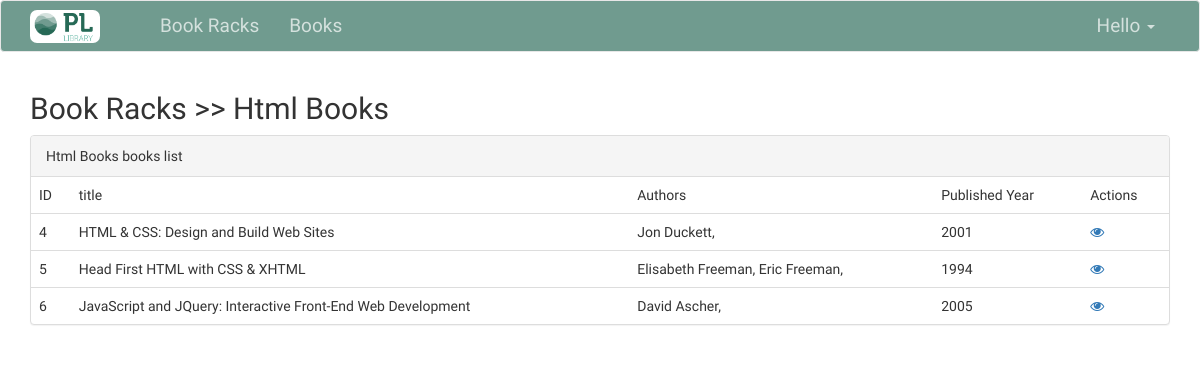
/book/racks/html-books/, run on the app's committed database.
### bookracks/models.py (models this page shows, shortened)
class DefaultModel(models.Model):
    created = models.DateTimeField(auto_now_add=True)
    modified = models.DateTimeField(auto_now=True)
    class Meta:
        abstract = True

class BookRack(DefaultModel):
    name = models.CharField(null=False, blank=False, max_length=255)
    slug = models.SlugField(null=True, blank=True, max_length=255, unique=True)
    description = models.TextField(null=True, blank=True)

class Book(DefaultModel):
    book_rack = models.ForeignKey(BookRack, on_delete=models.CASCADE)
    title = models.CharField(null=False, blank=False, max_length=255)
    slug = models.SlugField(null=True, blank=True, max_length=255, unique=True)
    authors = models.ManyToManyField(Author)
    published_year = models.CharField(max_length=50)

class Author(DefaultModel):
    name = models.CharField(max_length=200)
    slug = models.SlugField(null=True, blank=True, max_length=255, unique=True)

### bookracks/views.py (the view)
# urls.py: path('racks/<str:slug>/', views.RacksDetailView.as_view(), name="racks_detail"),
class RacksDetailView(LoginRequiredMixin, DetailView):
    template_name = 'bookracks/racks/detail.html'
    model = BookRack

### templates/bookracks/racks/detail.html
{% extends 'base.html' %}
{% block content %}
    <h2>Book Racks >> {{ object.name }}</h2>
    <div class="panel panel-default">
        <div class="panel-heading">{{ object.name }} books list</div>
        <div class="panel-body" style="padding: 0">
            <table class="table tabel-hover" style="margin-bottom: 0px">
                <thead>
                <tr>
                    <td>ID</td>
                    <td>title</td>
                    <td>Authors</td>
                    <td>Published Year</td>
                    <td>Actions</td>
                </tr>
                </thead>
                <tbody>
                {% for book in object.book_set.all %}
                    <tr>
                        <td>{{ book.id }}</td>
                        <td>{{ book.title }}</td>
                        <td>
                            {% for author in book.authors.all %}
                                {{ author.name }},
                            {% endfor %}
                        </td>
                        <td>{{ book.published_year }}</td>
                        <td>
                            <a href=""><i class="fa fa-eye"></i></a>
                        </td>
                    </tr>
                {% endfor %}
                </tbody>
            </table>
        </div>
    </div>
{% endblock %}

### public/css/style.css (style rules this page uses)
body { font-family: 'Crete Round', serif; }

### data on the page
BookRack: name "Html Books"
Book: id "4", title "HTML & CSS: Design and Build Web Sites", published_year "2001"
Author: name "Jon Duckett"
Book: id "5", title "Head First HTML with CSS & XHTML", published_year "1994"
Author: name "Elisabeth Freeman"
Author: name "Eric Freeman"
Book: id "6", title "JavaScript and JQuery: Interactive Front-End Web Development", published_year "2005"
Author: name "David Ascher"
